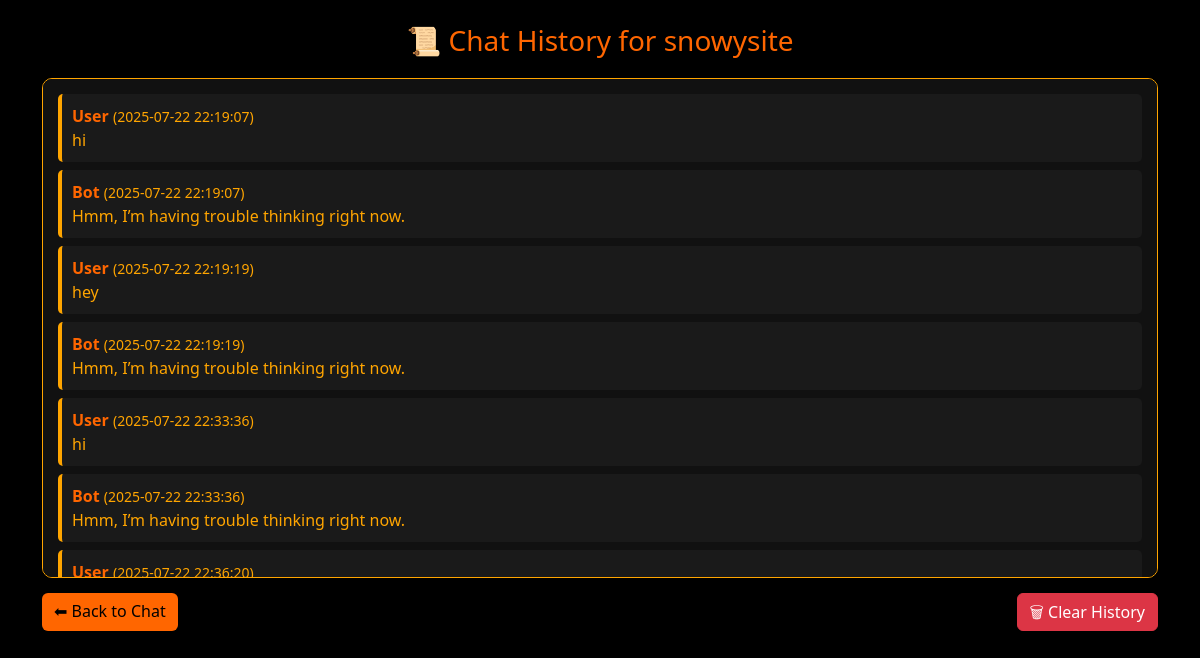
Page /history (signed in) on the earlier database version.
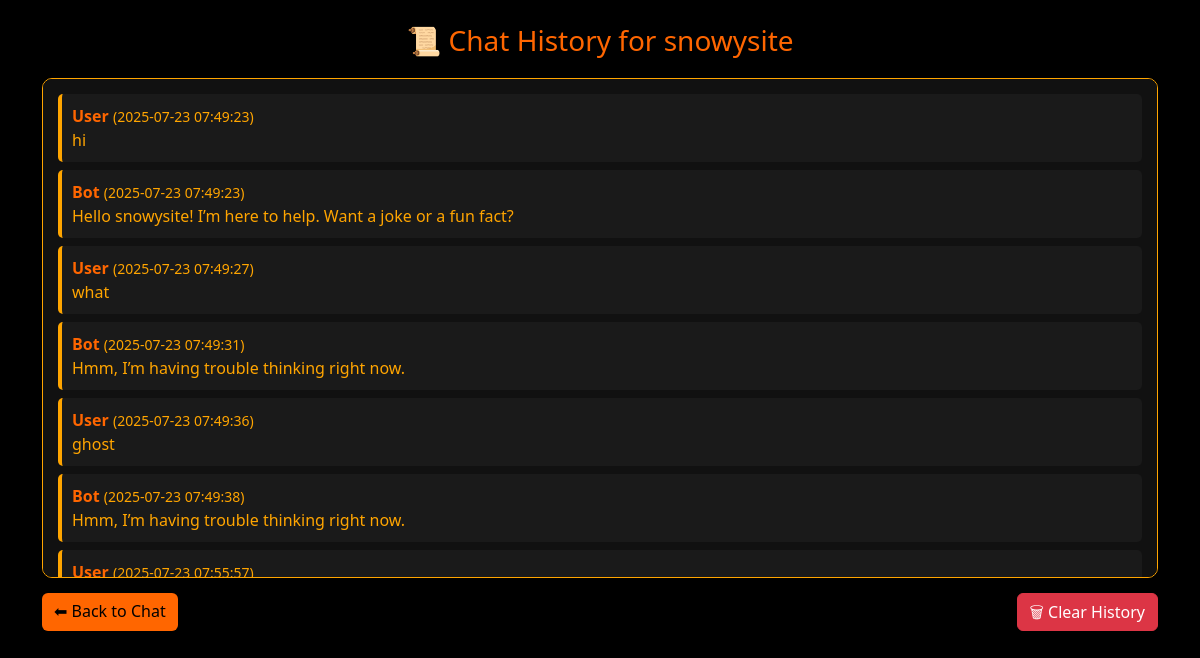
Same page on the later database version.
### tables this page shows
CREATE TABLE chat_history(
        id INTEGER PRIMARY KEY AUTOINCREMENT,
        username TEXT,
        role TEXT,
        content TEXT,
        timestamp TEXT
    );

### app.py (the view)
@app.route("/history")
def history():
    if "user" not in session:return redirect(url_for("login"))
    chats=get_chat_history(session["user"])
    return render_template("history.html",username=session["user"],chats=chats)

### app.py (called while the page is built)
def get_db():
    conn = sqlite3.connect(DB_FILE)
    conn.execute("PRAGMA journal_mode=WAL")
    return conn

def get_chat_history(username):
    conn=get_db();c=conn.cursor()
    c.execute("SELECT role,content,timestamp FROM chat_history WHERE username=? ORDER BY id ASC",(username,))
    chats=c.fetchall();conn.close()
    return chats

### templates/history.html (shortened to what this page needs)
<!DOCTYPE html>
<html lang="en">
<head>
  <link rel="stylesheet" href="https://cdn.jsdelivr.net/npm/bootstrap@5.3.2/dist/css/bootstrap.min.css">
</head>
<body>
<div class="container mt-4">
  <h3>📜 Chat History for {{ username }}</h3>
  <div class="chat-card shadow">
    {% for role, content, timestamp in chats %}
      <div class="chat-item">
        <strong>{{ role | capitalize }}</strong> <small>({{ timestamp }})</small><br>
        {{ content }}
      </div>
    {% endfor %}
  </div>
  <div class="action-buttons">
    <a href="{{ url_for('home') }}" class="btn btn-orange">⬅ Back to Chat</a>
    <form method="POST" action="{{ url_for('clear_history') }}">
      <button type="submit" class="btn btn-danger">🗑 Clear History</button>
    </form>
  </div>
</div>
</body>
</html>

### templates/history.html (style rules this page uses)
body { background: #000; color: #ffa500; font-family: 'Segoe UI', sans-serif; }
.chat-card { background: #111; border: 1px solid #ffa500; padding: 15px; border-radius: 10px; max-height: 500px; overflow-y: auto; }
.chat-item { padding: 10px; margin-bottom: 8px; background: #1a1a1a; border-left: 4px solid #ffa500; border-radius: 5px; }
.chat-item strong { color: #ff6600; }
.btn-orange { background: #ff6600; color: #000; border: none; }
h3 { color: #ff6600; text-align: center; margin-bottom: 20px; }
.action-buttons { display: flex; justify-content: space-between; margin-top: 15px; }

Differences in the rows shown:
removed chat_history: role "User", timestamp "2025-07-22 22:19:07", content "hi"
removed chat_history: role "Bot", timestamp "2025-07-22 22:19:07", content "Hmm, I’m having trouble thinking right now."
removed chat_history: role "User", timestamp "2025-07-22 22:19:19", content "hey"
removed chat_history: role "Bot", timestamp "2025-07-22 22:19:19", content "Hmm, I’m having trouble thinking right now."
removed chat_history: role "User", timestamp "2025-07-22 22:33:36", content "hi"
removed chat_history: role "Bot", timestamp "2025-07-22 22:33:36", content "Hmm, I’m having trouble thinking right now."
removed chat_history: role "User", timestamp "2025-07-22 22:36:20"
added chat_history: role "User", timestamp "2025-07-23 07:49:23", content "hi"
added chat_history: role "Bot", timestamp "2025-07-23 07:49:23", content "Hello snowysite! I’m here to help. Want a joke or a fun fact?"
added chat_history: role "User", timestamp "2025-07-23 07:49:27", content "what"
added chat_history: role "Bot", timestamp "2025-07-23 07:49:31", content "Hmm, I’m having trouble thinking right now."
added chat_history: role "User", timestamp "2025-07-23 07:49:36", content "ghost"
added chat_history: role "Bot", timestamp "2025-07-23 07:49:38", content "Hmm, I’m having trouble thinking right now."
added chat_history: role "User", timestamp "2025-07-23 07:55:57"
